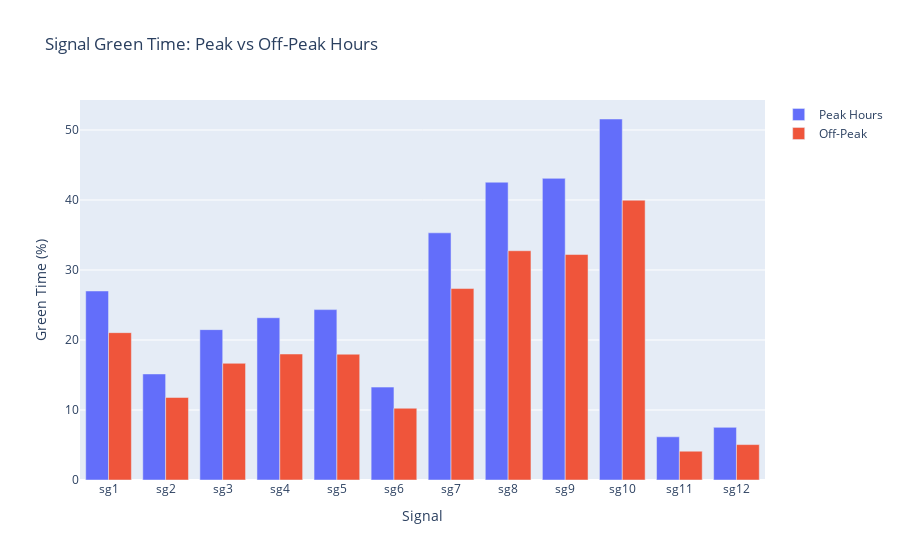

Notebook source saved alongside this figure:
### Code cell
import plotly.graph_objects as go

signals = list(peak_green.keys())
peak_values = list(peak_green.values())
offpeak_values = list(offpeak_green.values())

fig = go.Figure(data=[
    go.Bar(name='Peak Hours', x=signals, y=peak_values),
    go.Bar(name='Off-Peak', x=signals, y=offpeak_values)
])

fig.update_layout(
    title='Signal Green Time: Peak vs Off-Peak Hours',
    xaxis_title='Signal',
    yaxis_title='Green Time (%)',
    barmode='group'
)
fig.show()

### Figure 1 — Plotly figure (JSON) as saved in the notebook; plotly's stock layout.template omitted (floating-point values rounded to 4 significant figures)
{"data": [{"name": "Peak Hours", "type": "bar", "x": ["sg1", "sg2", "sg3", "sg4", "sg5", "sg6", "sg7", "sg8", "sg9", "sg10", "sg11", "sg12"], "y": [27, 15.15, 21.48, 23.18, 24.34, 13.27, 35.31, 42.54, 43.09, 51.57, 6.17, 7.52]}, {"name": "Off-Peak", "type": "bar", "x": ["sg1", "sg2", "sg3", "sg4", "sg5", "sg6", "sg7", "sg8", "sg9", "sg10", "sg11", "sg12"], "y": [21.05, 11.79, 16.67, 18, 17.97, 10.25, 27.35, 32.75, 32.21, 39.97, 4.11, 5.06]}], "layout": {"autosize": true, "barmode": "group", "title": {"text": "Signal Green Time: Peak vs Off-Peak Hours"}, "xaxis": {"autorange": true, "range": [-0.5, 11.5], "title": {"text": "Signal"}, "type": "category"}, "yaxis": {"autorange": true, "range": [0, 54.28], "title": {"text": "Green Time (%)"}, "type": "linear"}}}
